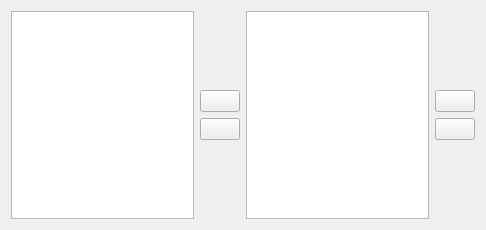
<?xml version="1.0" encoding="UTF-8"?>
<ui version="4.0" stdsetdef="1">
  <author>Thomas Baumgart &lt;ipwizard@users.sourceforge.net&gt;</author>
  <comment></comment>
  <exportmacro></exportmacro>
  <class>TransactionSortOption</class>
  <widget class="QWidget" name="TransactionSortOption">
    <property name="geometry">
      <rect>
        <x>0</x>
        <y>0</y>
        <width>486</width>
        <height>230</height>
      </rect>
    </property>
    <layout class="QHBoxLayout">
      <item>
        <layout class="QVBoxLayout">
          <item>
            <widget class="QListWidget" name="m_availableList">
              <column>
                <property name="text">
                  <string>Sort options</string>
                </property>
                <property name="clickable">
                  <bool>true</bool>
                </property>
                <property name="resizable">
                  <bool>true</bool>
                </property>
              </column>
            </widget>
          </item>
        </layout>
      </item>
      <item>
        <layout class="QVBoxLayout">
          <item>
            <spacer name="spacer3">
              <property name="sizeHint">
                <size>
                  <width>20</width>
                  <height>67</height>
                </size>
              </property>
              <property name="sizeType">
                <enum>QSizePolicy::Expanding</enum>
              </property>
              <property name="orientation">
                <enum>Qt::Vertical</enum>
              </property>
            </spacer>
          </item>
          <item>
            <widget class="QPushButton" name="m_addButton">
              <property name="text">
                <string/>
              </property>
            </widget>
          </item>
          <item>
            <widget class="QPushButton" name="m_removeButton">
              <property name="text">
                <string/>
              </property>
            </widget>
          </item>
          <item>
            <spacer name="spacer4">
              <property name="sizeHint">
                <size>
                  <width>21</width>
                  <height>67</height>
                </size>
              </property>
              <property name="sizeType">
                <enum>QSizePolicy::Expanding</enum>
              </property>
              <property name="orientation">
                <enum>Qt::Vertical</enum>
              </property>
            </spacer>
          </item>
        </layout>
      </item>
      <item>
        <layout class="QVBoxLayout">
          <item>
            <widget class="QListWidget" name="m_selectedList">
              <column>
                <property name="text">
                  <string>Sort order</string>
                </property>
                <property name="clickable">
                  <bool>true</bool>
                </property>
                <property name="resizable">
                  <bool>true</bool>
                </property>
              </column>
            </widget>
          </item>
        </layout>
      </item>
      <item>
        <layout class="QVBoxLayout">
          <item>
            <spacer name="spacer5">
              <property name="sizeHint">
                <size>
                  <width>20</width>
                  <height>67</height>
                </size>
              </property>
              <property name="sizeType">
                <enum>QSizePolicy::Expanding</enum>
              </property>
              <property name="orientation">
                <enum>Qt::Vertical</enum>
              </property>
            </spacer>
          </item>
          <item>
            <widget class="QPushButton" name="m_upButton">
              <property name="text">
                <string/>
              </property>
            </widget>
          </item>
          <item>
            <widget class="QPushButton" name="m_downButton">
              <property name="text">
                <string/>
              </property>
            </widget>
          </item>
          <item>
            <spacer name="spacer6">
              <property name="sizeHint">
                <size>
                  <width>20</width>
                  <height>67</height>
                </size>
              </property>
              <property name="sizeType">
                <enum>QSizePolicy::Expanding</enum>
              </property>
              <property name="orientation">
                <enum>Qt::Vertical</enum>
              </property>
            </spacer>
          </item>
        </layout>
      </item>
    </layout>
  </widget>
  <layoutdefault spacing="6" margin="11"/>
  <customwidgets>
    <customwidget>
      <class>QListWidget</class>
      <extends>QListWidget</extends>
      <header location="global">klistwidget.h</header>
    </customwidget>
  </customwidgets>
</ui>
